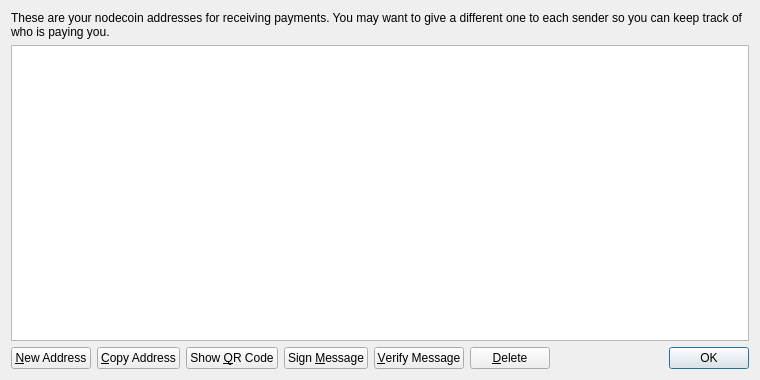
<?xml version="1.0" encoding="UTF-8"?>
<ui version="4.0">
 <class>AddressBookPage</class>
 <widget class="QWidget" name="AddressBookPage">
  <property name="geometry">
   <rect>
    <x>0</x>
    <y>0</y>
    <width>760</width>
    <height>380</height>
   </rect>
  </property>
  <property name="windowTitle">
   <string>Address Book</string>
  </property>
  <layout class="QVBoxLayout" name="verticalLayout">
   <item>
    <widget class="QLabel" name="labelExplanation">
     <property name="text">
      <string>These are your nodecoin addresses for receiving payments. You may want to give a different one to each sender so you can keep track of who is paying you.</string>
     </property>
     <property name="textFormat">
      <enum>Qt::PlainText</enum>
     </property>
     <property name="wordWrap">
      <bool>true</bool>
     </property>
    </widget>
   </item>
   <item>
    <widget class="QTableView" name="tableView">
     <property name="contextMenuPolicy">
      <enum>Qt::CustomContextMenu</enum>
     </property>
     <property name="toolTip">
      <string>Double-click to edit address or label</string>
     </property>
     <property name="tabKeyNavigation">
      <bool>false</bool>
     </property>
     <property name="alternatingRowColors">
      <bool>true</bool>
     </property>
     <property name="selectionMode">
      <enum>QAbstractItemView::SingleSelection</enum>
     </property>
     <property name="selectionBehavior">
      <enum>QAbstractItemView::SelectRows</enum>
     </property>
     <property name="sortingEnabled">
      <bool>true</bool>
     </property>
     <attribute name="verticalHeaderVisible">
      <bool>false</bool>
     </attribute>
    </widget>
   </item>
   <item>
    <layout class="QHBoxLayout" name="horizontalLayout">
     <item>
      <widget class="QPushButton" name="newAddressButton">
       <property name="toolTip">
        <string>Create a new address</string>
       </property>
       <property name="text">
        <string>&amp;New Address</string>
       </property>
       <property name="icon">
        <iconset resource="../bitcoin.qrc">
         <normaloff>:/icons/add</normaloff>:/icons/add</iconset>
       </property>
      </widget>
     </item>
     <item>
      <widget class="QPushButton" name="copyToClipboard">
       <property name="toolTip">
        <string>Copy the currently selected address to the system clipboard</string>
       </property>
       <property name="text">
        <string>&amp;Copy Address</string>
       </property>
       <property name="icon">
        <iconset resource="../bitcoin.qrc">
         <normaloff>:/icons/editcopy</normaloff>:/icons/editcopy</iconset>
       </property>
      </widget>
     </item>
     <item>
      <widget class="QPushButton" name="showQRCode">
       <property name="text">
        <string>Show &amp;QR Code</string>
       </property>
       <property name="icon">
        <iconset resource="../bitcoin.qrc">
         <normaloff>:/icons/qrcode</normaloff>:/icons/qrcode</iconset>
       </property>
      </widget>
     </item>
     <item>
      <widget class="QPushButton" name="signMessage">
       <property name="toolTip">
        <string>Sign a message to prove you own a nodecoin address</string>
       </property>
       <property name="text">
        <string>Sign &amp;Message</string>
       </property>
       <property name="icon">
        <iconset resource="../bitcoin.qrc">
         <normaloff>:/icons/edit</normaloff>:/icons/edit</iconset>
       </property>
      </widget>
     </item>
     <item>
      <widget class="QPushButton" name="verifyMessage">
       <property name="toolTip">
        <string>Verify a message to ensure it was signed with a specified nodecoin address</string>
       </property>
       <property name="text">
        <string>&amp;Verify Message</string>
       </property>
       <property name="icon">
        <iconset resource="../bitcoin.qrc">
         <normaloff>:/icons/transaction_0</normaloff>:/icons/transaction_0</iconset>
       </property>
      </widget>
     </item>
     <item>
      <widget class="QPushButton" name="deleteButton">
       <property name="toolTip">
        <string>Delete the currently selected address from the list</string>
       </property>
       <property name="text">
        <string>&amp;Delete</string>
       </property>
       <property name="icon">
        <iconset resource="../bitcoin.qrc">
         <normaloff>:/icons/remove</normaloff>:/icons/remove</iconset>
       </property>
      </widget>
     </item>
     <item>
      <spacer name="horizontalSpacer">
       <property name="orientation">
        <enum>Qt::Horizontal</enum>
       </property>
       <property name="sizeHint" stdset="0">
        <size>
         <width>40</width>
         <height>20</height>
        </size>
       </property>
      </spacer>
     </item>
     <item>
      <widget class="QDialogButtonBox" name="buttonBox">
       <property name="sizePolicy">
        <sizepolicy hsizetype="Maximum" vsizetype="Fixed">
         <horstretch>0</horstretch>
         <verstretch>0</verstretch>
        </sizepolicy>
       </property>
       <property name="standardButtons">
        <set>QDialogButtonBox::Ok</set>
       </property>
      </widget>
     </item>
    </layout>
   </item>
  </layout>
 </widget>
 <resources>
  <include location="../bitcoin.qrc"/>
 </resources>
 <connections/>
</ui>
